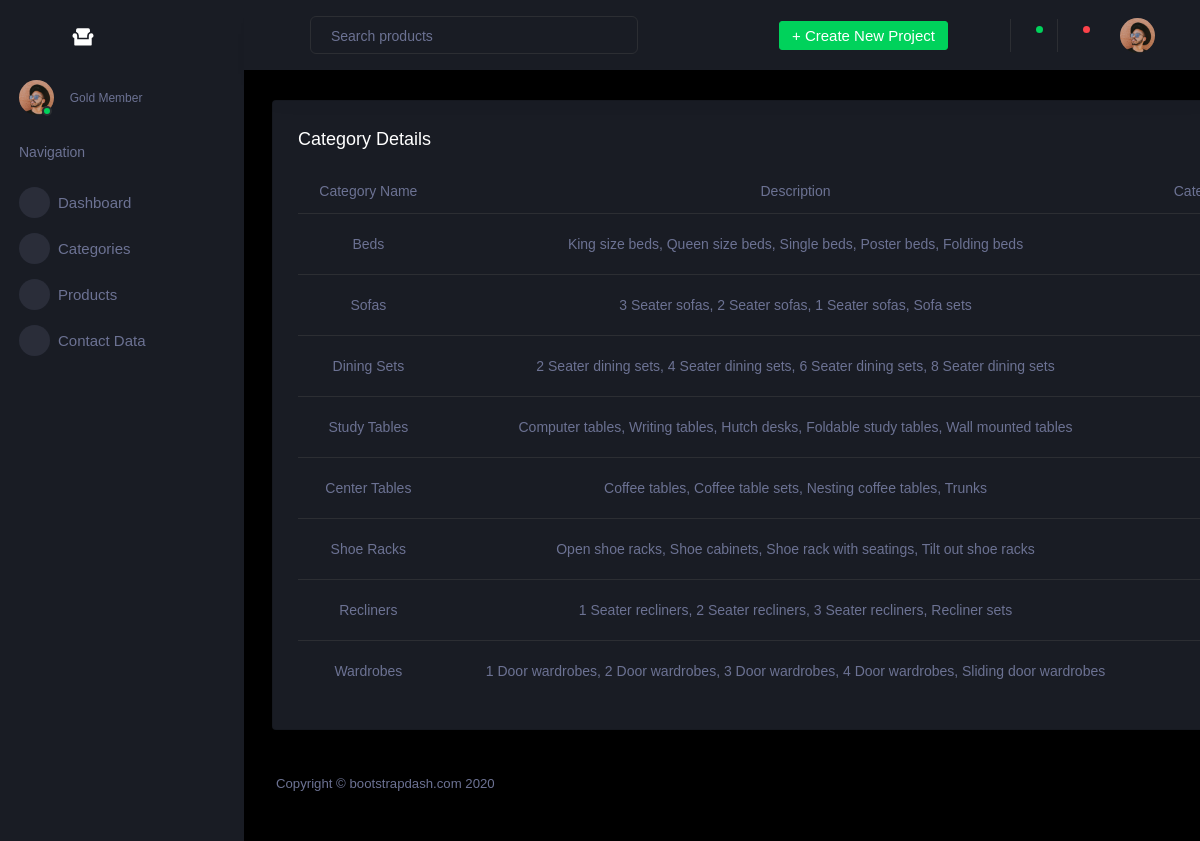
The app's page /FurnitureApp/Display_categories/ with its own data.
### FurnitureApp/models.py (models this page shows)
class CategoryDb(models.Model):
    Category_name = models.CharField(max_length=100, null=True, blank=True)
    Category_description = models.TextField(max_length=300, null=True, blank=True)
    Category_image = models.ImageField(upload_to="Category_Images", null=True, blank=True)

### FurnitureApp/views.py (the view)
# urls.py: path('Display_categories/', views.Display_categories, name="Display_categories"),
def Display_categories(request):
    category = CategoryDb.objects.all()
    return render(request, "Display_categories.html", {'category': category})

### FurnitureApp/Templates/Display_categories.html (shortened to what this page needs)
<!DOCTYPE html>
{% extends 'Index.html' %}
{% block content %}
<html lang="en">
<head>
</head>
<body>
    <div class="row ">
              <div class="col-12 grid-margin">
                <div class="card" style="width: 1228px; margin-left:12px">
                  <div class="card-body">
                    <h4 class="card-title">Category Details</h4>
                    <div class="table-responsive">
                      <table class="table">
                        <thead style="text-align: center">
                          <tr>
                            <th> Category Name </th>
                            <th> Description </th>
                            <th> Category Image </th>
                          </tr>
                        </thead>
                        <tbody style="text-align:center">
                        {% for c in category %}
                          <tr>
                            <td>{{c.Category_name}}</td>
                            <td>{{c.Category_description}}</td>
                            <td>
                            </td>
                          </tr>
                        {% endfor %}
                        </tbody>
                      </table>
                    </div>
                  </div>
                </div>
              </div>
            </div>
</body>
</html>
{% endblock %}

### records on screen
CategoryDb: Category_name "Beds", Category_description "King size beds, Queen size beds, Single beds, Poster beds, Folding beds"
CategoryDb: Category_name "Sofas", Category_description "3 Seater sofas, 2 Seater sofas, 1 Seater sofas, Sofa sets"
CategoryDb: Category_name "Dining Sets", Category_description "2 Seater dining sets, 4 Seater dining sets, 6 Seater dining sets, 8 Seater dining sets"
CategoryDb: Category_name "Study Tables", Category_description "Computer tables, Writing tables, Hutch desks, Foldable study tables, Wall mounted tables"
CategoryDb: Category_name "Center Tables", Category_description "Coffee tables, Coffee table sets, Nesting coffee tables, Trunks"
CategoryDb: Category_name "Shoe Racks", Category_description "Open shoe racks, Shoe cabinets, Shoe rack with seatings, Tilt out shoe racks"
CategoryDb: Category_name "Recliners", Category_description "1 Seater recliners, 2 Seater recliners, 3 Seater recliners, Recliner sets"
CategoryDb: Category_name "Wardrobes", Category_description "1 Door wardrobes, 2 Door wardrobes, 3 Door wardrobes, 4 Door wardrobes, Sliding door wardrobes"
